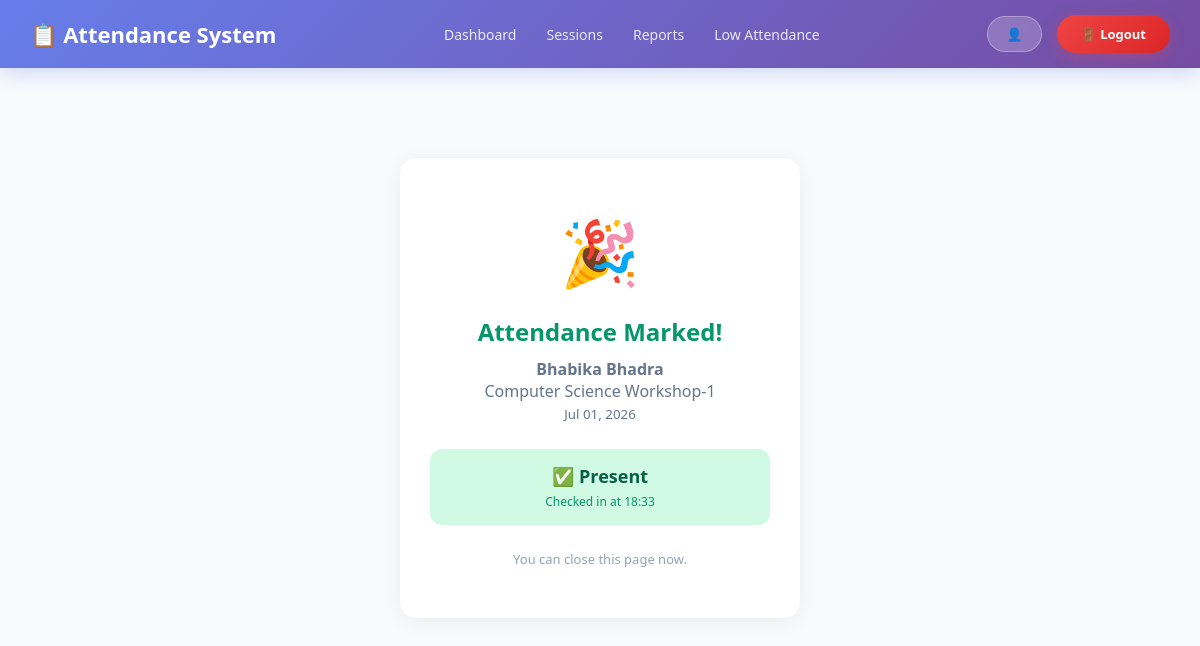
Screenshot of /attendance/qr/success/9/ with the database file from the repository.
### StudentManage_app/models.py (models this page shows, shortened)
class Attendance(models.Model):
    CHECKIN_METHODS = [
        ('manual', 'Manual (Teacher)'),
        ('qr_scan', 'QR Code Self Check-in'),
        ('bulk', 'Bulk Import'),
    ]
    STATUS_CHOICES = [
        ('Present', 'Present'),
        ('Absent', 'Absent'),
        ('Late', 'Late'),
        ('Excused', 'Excused'),
    ]
    session = models.ForeignKey(AttendanceSession, on_delete=models.CASCADE, related_name='records', null=True, blank=True)
    student = models.ForeignKey('Student', on_delete=models.CASCADE, related_name='attendances')
    status = models.CharField(max_length=10, choices=STATUS_CHOICES, default='Absent')
    remarks = models.TextField(blank=True, null=True)
    checkin_method = models.CharField(max_length=20, choices=CHECKIN_METHODS, default='manual')
    checked_in_at = models.DateTimeField(null=True, blank=True)
    marked_by = models.ForeignKey('Teacher', on_delete=models.SET_NULL, null=True, blank=True, related_name='attendance_marked')
    class Meta:
        unique_together = ['session', 'student']
        ordering = ['-session__date', 'student__roll_no']

class Student(models.Model):
    YEAR_CHOICES = (
        ('1st Year', '1st Year'),
        ('2nd Year', '2nd Year'),
        ('3rd Year', '3rd Year'),
        ('4th Year', '4th Year'),
    )
    GENDER_CHOICES = (
        ('Male', 'Male'),
        ('Female', 'Female'),
        ('Other', 'Other'),
    )
    name = models.CharField(max_length=100)
    roll_no = models.CharField(max_length=20, unique=True)
    email = models.EmailField(unique=True)
    phone = models.CharField(max_length=15)
    department = models.ForeignKey(Department, on_delete=models.CASCADE, related_name='students')
    year = models.CharField(max_length=20, choices=YEAR_CHOICES)
    gender = models.CharField(max_length=20, choices=GENDER_CHOICES)
    dob = models.DateField()
    address = models.TextField()
    photo = models.ImageField(upload_to='students/', blank=True, null=True)
    created_at = models.DateTimeField(auto_now_add=True,null=True,blank=True)
    class Meta:
        ordering = ['-name']

class AttendanceSession(models.Model):
    SESSION_STATUS = [
        ('scheduled', 'Scheduled'),
        ('ongoing', 'Ongoing'),
        ('completed', 'Completed'),
        ('cancelled', 'Cancelled'),
    ]
    subject = models.ForeignKey('Subject', on_delete=models.CASCADE, related_name='sessions')
    teacher = models.ForeignKey('Teacher', on_delete=models.CASCADE, related_name='sessions_taken')
    date = models.DateField(default=timezone.now)
    period = models.CharField(max_length=50)
    start_time = models.TimeField()
    end_time = models.TimeField()
    status = models.CharField(max_length=20, choices=SESSION_STATUS, default='scheduled')
    is_completed = models.BooleanField(default=False)
    total_students = models.IntegerField(default=0)
    present_count = models.IntegerField(default=0)
    absent_count = models.IntegerField(default=0)
    late_count = models.IntegerField(default=0)
    excused_count = models.IntegerField(default=0)
    qr_uuid = models.UUIDField( blank=True, null=True, unique=True, editable=False)
    qr_enabled = models.BooleanField(default=False)
    qr_expires_at = models.DateTimeField(null=True, blank=True)
    created_at = models.DateTimeField(auto_now_add=True,null=True, blank=True)
    updated_at = models.DateTimeField(auto_now=True)
    class Meta:
        unique_together = ['subject', 'teacher', 'date', 'period']
        ordering = ['-date', '-start_time']

class Subject(models.Model):
    department = models.ForeignKey(Department, on_delete=models.CASCADE, related_name='subjects', null=True, blank=True)
    YEAR_CHOICES = (
        ('1st Year', '1st Year'),
        ('2nd Year', '2nd Year'),
        ('3rd Year', '3rd Year'),
        ('4th Year', '4th Year'),
    )
    SEMESTER_CHOICES = (
        ('1st Semester', '1st Semester'),
        ('2nd Semester', '2nd Semester'),
        ('3rd Semester', '3rd Semester'),
        ('4th Semester', '4th Semester'),
        ('5th Semester', '5th Semester'),
        ('6th Semester', '6th Semester'),
        ('7th Semester', '7th Semester'),
        ('8th Semester', '8th Semester'),
    )
    semester = models.CharField(max_length=20, choices=SEMESTER_CHOICES, null=True, blank=True)
    year = models.CharField(max_length=20, choices=YEAR_CHOICES, null=True, blank=True)
    subject_name = models.CharField(max_length=100)
    subject_code = models.CharField(max_length=20)
    credits = models.IntegerField(default=3)
    class Meta:
        unique_together = ['department', 'subject_code']
        ordering = ['department__name', 'year', 'semester', 'subject_name']

### StudentManage_app/views.py (the view)
# urls.py: path('attendance/qr/success/<int:attendance_id>/', views.qr_success, name='qr_success'),
def qr_success(request, attendance_id):
    attendance = get_object_or_404(
        Attendance.objects.select_related('session', 'session__subject', 'student'),
        id=attendance_id
    )
    return render(request, 'StudentManage_app/attendance/qr_success.html', {
        'attendance': attendance
    })

### StudentManage_app/templates/StudentManage_app/attendance/qr_success.html (shortened to what this page needs)
{% extends 'StudentManage_app/attendance/base.html' %}
{% block content %}
<div style="max-width: 400px; margin: 60px auto; text-align: center;">
    <div class="card" style="padding: 50px 30px;">
        <div style="font-size: 64px; margin-bottom: 20px;">🎉</div>
        <h2 style="color: #059669; margin-bottom: 10px;">Attendance Marked!</h2>
        <p style="color: #64748b; margin-bottom: 25px;">
            <strong>{{ attendance.student.name }}</strong><br>
            {{ attendance.session.subject.subject_name }}<br>
            <small>{{ attendance.session.date|date:"M d, Y" }}</small>
        </p>
        <div style="background: #d1fae5; padding: 15px; border-radius: 12px; margin-bottom: 25px;">
            <span style="color: #065f46; font-weight: 600; font-size: 18px;">
                ✅ Present
            </span>
            <p style="color: #059669; font-size: 12px; margin-top: 5px;">
                Checked in at {{ attendance.checked_in_at|time:"H:i" }}
            </p>
        </div>
        <p style="color: #94a3b8; font-size: 13px;">You can close this page now.</p>
    </div>
</div>
{% endblock %}

### rows the page displays
Attendance: student.name "Bhabika Bhadra", session.subject.subject_name "Computer Science Workshop-1", session "Jul 01, 2026", checked_in_at "18:33"
